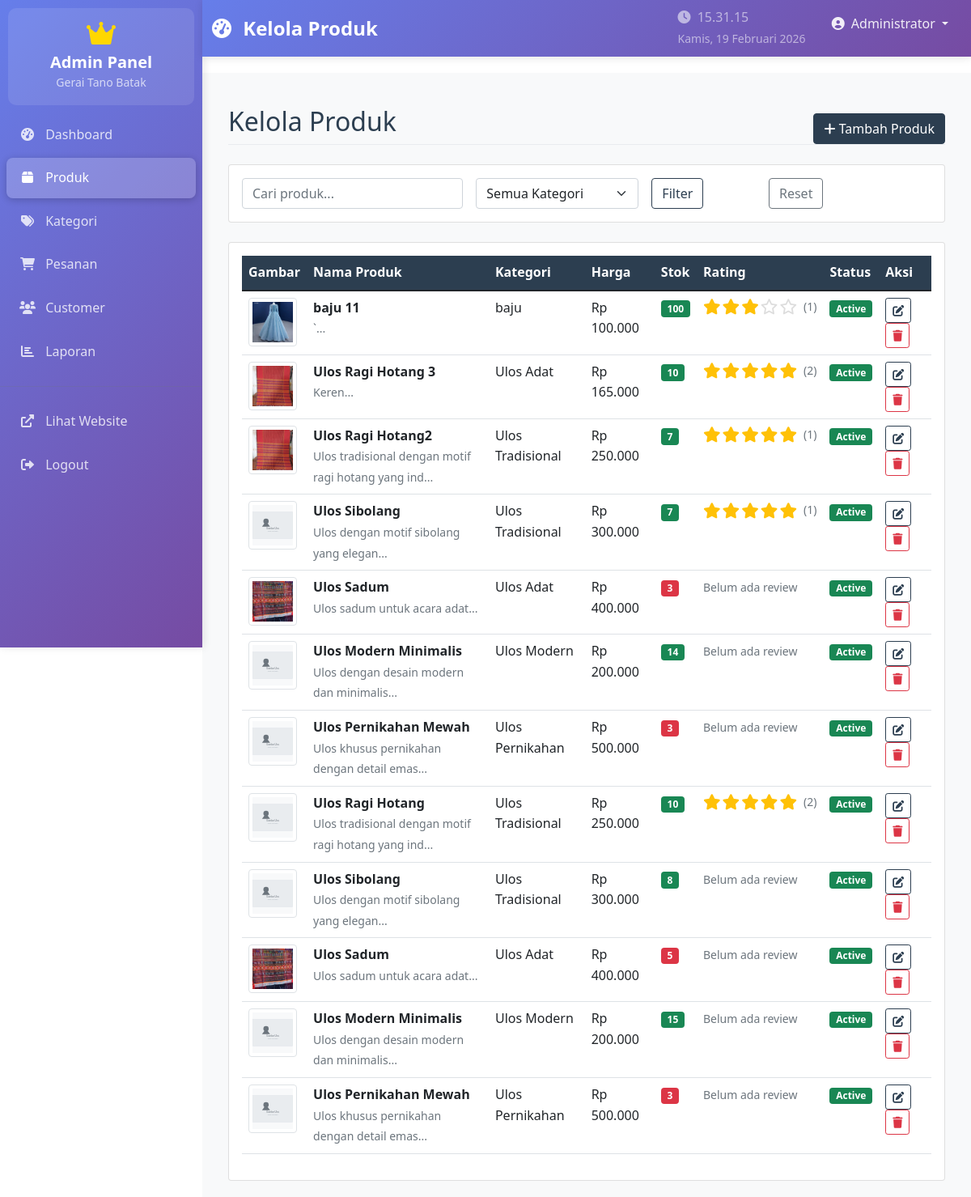
/admin/products.php (signed in), run on the app's committed database.
### tables this page shows
CREATE TABLE `products` (
  `id` int(11) NOT NULL AUTO_INCREMENT,
  `name` varchar(200) NOT NULL,
  `description` text DEFAULT NULL,
  `price` decimal(10,2) NOT NULL,
  `stock` int(11) DEFAULT 0,
  `category_id` int(11) DEFAULT NULL,
  `image` varchar(255) DEFAULT NULL,
  `status` enum('active','inactive') DEFAULT 'active',
  `created_at` timestamp NOT NULL DEFAULT current_timestamp(),
  PRIMARY KEY (`id`),
  KEY `category_id` (`category_id`),
  CONSTRAINT `products_ibfk_1` FOREIGN KEY (`category_id`) REFERENCES `categories` (`id`)
);

CREATE TABLE `categories` (
  `id` int(11) NOT NULL AUTO_INCREMENT,
  `name` varchar(100) NOT NULL,
  `description` text DEFAULT NULL,
  `created_at` timestamp NOT NULL DEFAULT current_timestamp(),
  PRIMARY KEY (`id`)
);

### admin/products.php (the view, shortened to what this page needs)
<?php
require_once '../includes/config.php';
$search = isset($_GET['search']) ? clean_input($_GET['search']) : '';
$where_conditions = [];
$params = [];
$where_clause = !empty($where_conditions) ? 'WHERE ' . implode(' AND ', $where_conditions) : '';
$sql = "SELECT p.*, c.name as category_name,
               COALESCE(AVG(pr.rating), 0) as avg_rating,
               COUNT(pr.id) as review_count
        FROM products p
        LEFT JOIN categories c ON p.category_id = c.id
        LEFT JOIN product_reviews pr ON p.id = pr.product_id
        $where_clause
        GROUP BY p.id
        ORDER BY p.created_at DESC";
$stmt = $pdo->prepare($sql);
$stmt->execute($params);
$products = $stmt->fetchAll();
include 'includes/header.php';
?>
<div class="d-flex justify-content-between align-items-center mb-4 page-header">
    <h2>Kelola Produk</h2>
    <button class="btn btn-primary btn-add-product" data-bs-toggle="modal" data-bs-target="#addProductModal">
        <i class="fas fa-plus"></i> Tambah Produk
    </button>
</div>
<div class="card mb-4">
    <div class="card-body">
        <form method="GET" class="row g-3">
            <div class="col-md-4">
                <input type="text" class="form-control" name="search" placeholder="Cari produk..."
                       value="<?php echo htmlspecialchars($search); ?>">
            </div>
            <div class="col-md-3">
                <select class="form-select" name="category">
                    <option value="">Semua Kategori</option>
                </select>
            </div>
            <div class="col-md-2">
                <button type="submit" class="btn btn-outline-primary">Filter</button>
            </div>
            <div class="col-md-2">
                <a href="products.php" class="btn btn-outline-secondary">Reset</a>
            </div>
        </form>
    </div>
</div>
<div class="card">
    <div class="card-body">
        <div class="table-responsive">
            <table class="table table-hover">
                <thead>
                    <tr>
                        <th>Gambar</th>
                        <th>Nama Produk</th>
                        <th>Kategori</th>
                        <th>Harga</th>
                        <th>Stok</th>
                        <th>Rating</th>
                        <th>Status</th>
                        <th>Aksi</th>
                    </tr>
                </thead>
                <tbody>
                    <?php foreach($products as $product): ?>
                    <tr>
                        <td>
                            <img src="<?php echo $product['image'] ? '../uploads/' . $product['image'] : '../assets/images/no-image.svg'; ?>"
                                 class="img-thumbnail" style="width: 60px; height: 60px; object-fit: cover;"
                                 alt="<?php echo htmlspecialchars($product['name']); ?>"
                                 onerror="this.src='../assets/images/no-image.svg'">
                        </td>
                        <td>
                            <strong><?php echo htmlspecialchars($product['name']); ?></strong>
                            <br>
                            <small class="text-muted"><?php echo htmlspecialchars(substr($product['description'], 0, 50)) . '...'; ?></small>
                        </td>
                        <td><?php echo htmlspecialchars($product['category_name']); ?></td>
                        <td><?php echo format_rupiah($product['price']); ?></td>
                        <td>
                            <span class="badge <?php echo $product['stock'] <= 5 ? 'bg-danger' : 'bg-success'; ?>">
                                <?php echo $product['stock']; ?>
                            </span>
                        </td>
                        <td>
                            <?php if ($product['review_count'] > 0): ?>
                                <div class="d-flex align-items-center">
                                    <?php echo display_rating($product['avg_rating'], false); ?>
                                    <small class="text-muted ms-2">
                                        (<?php echo $product['review_count']; ?>)
                                    </small>
                                </div>
                            <?php else: ?>
                                <small class="text-muted">Belum ada review</small>
                            <?php endif; ?>
                        </td>
                        <td>
                            <span class="badge <?php echo $product['status'] == 'active' ? 'bg-success' : 'bg-secondary'; ?>">
                                <?php echo ucfirst($product['status']); ?>
                            </span>
                        </td>
                        <td>
                            <button class="btn btn-sm btn-outline-primary" onclick="editProduct(<?php echo htmlspecialchars(json_encode($product)); ?>)">
                                <i class="fas fa-edit"></i>
                            </button>
                            <form method="POST" class="d-inline" onsubmit="return confirm('Yakin ingin menghapus produk ini?')">
                                <button type="submit" name="delete_product" class="btn btn-sm btn-outline-danger">
                                    <i class="fas fa-trash"></i>
                                </button>
                            </form>
                        </td>
                    </tr>
                    <?php endforeach; ?>
                </tbody>
            </table>
        </div>
    </div>
</div>
<?php include 'includes/footer.php'; ?>

### includes/config.php (shortened to what this page needs)
<?php
function format_rupiah($angka) {
    return "Rp " . number_format($angka, 0, ',', '.');
}
function display_rating($rating, $show_number = true) {
    $output = '<div class="rating-stars">';
    for ($i = 1; $i <= 5; $i++) {
        if ($i <= $rating) {
            $output .= '<i class="fas fa-star star filled"></i>';
        } else {
            $output .= '<i class="far fa-star star"></i>';
        }
    }
    $output .= '</div>';
    return $output;
}
?>

### assets/css/style.css (style rules this page uses)
:root { --primary-color: #2c3e50; --secondary-color: #34495e; --accent-color: #e74c3c; --gold-color: #f39c12; --success-color: #27ae60; --danger-color: #e74c3c; --warning-color: #f39c12; --info-color: #3498db; --light-color: #ecf0f1; --dark-color: #2c3e50; --text-dark: #2c3e50; --text-light: #7f8c8d; --gradient-primary: linear-gradient(135deg, #667eea 0%, #764ba2 100%); --gradient-secondary: linear-gradient(135deg, #f093fb 0%, #f5576c 100%); --gradient-elegant: linear-gradient(135deg, #2c3e50 0%, #34495e 100%); --shadow-elegant: 0 10px 30px rgba(0, 0, 0, 0.1); --shadow-hover: 0 15px 40px rgba(0, 0, 0, 0.15); }
body { font-family: 'Segoe UI', Tahoma, Geneva, Verdana, sans-serif; line-height: 1.6; color: var(--text-dark); }
.page-header { border-bottom: 1px solid #e9ecef; margin-bottom: 2rem; }
.btn-primary { background-color: var(--primary-color); border-color: var(--primary-color); }
.btn-outline-primary { color: var(--primary-color); border-color: var(--primary-color); }
.badge { font-size: 0.75rem; }
.table th { border-top: none; background-color: var(--primary-color); color: white; }
.rating-stars { display: inline-flex; align-items: center; gap: 2px; }
.rating-stars .star { color: #ddd; font-size: 1.2rem; cursor: pointer; transition: color 0.2s ease; }
.rating-stars .star.filled { color: #ffc107; }

### admin/includes/header.php (style rules this page uses)
.page-header { margin-bottom: 25px; padding-top: 10px; }
.btn-add-product { margin-top: 10px; }

### data on the page
products: image (picture), name "baju 11", description "`", category.name "baju", price "Rp 100.000", stock "100", review_count "1", status "Active"
products: image (picture), name "Ulos Ragi Hotang 3", description "Keren", category.name "Ulos Adat", price "Rp 165.000", stock "10", review_count "2", status "Active"
products: image (picture), name "Ulos Ragi Hotang2", description "Ulos tradisional dengan motif ragi hotang yang ind", category.name "Ulos Tradisional", price "Rp 250.000", stock "7", review_count "1", status "Active"
products: name "Ulos Sibolang", description "Ulos dengan motif sibolang yang elegan", category.name "Ulos Tradisional", price "Rp 300.000", stock "7", review_count "1", status "Active"
products: image (picture), name "Ulos Sadum", description "Ulos sadum untuk acara adat", category.name "Ulos Adat", price "Rp 400.000", stock "3", shows "Belum ada review", status "Active"
products: name "Ulos Modern Minimalis", description "Ulos dengan desain modern dan minimalis", category.name "Ulos Modern", price "Rp 200.000", stock "14", shows "Belum ada review", status "Active"
products: name "Ulos Pernikahan Mewah", description "Ulos khusus pernikahan dengan detail emas", category.name "Ulos Pernikahan", price "Rp 500.000", stock "3", shows "Belum ada review", status "Active"
products: name "Ulos Ragi Hotang", description "Ulos tradisional dengan motif ragi hotang yang ind", category.name "Ulos Tradisional", price "Rp 250.000", stock "10", review_count "2", status "Active"
products: name "Ulos Sibolang", description "Ulos dengan motif sibolang yang elegan", category.name "Ulos Tradisional", price "Rp 300.000", stock "8", shows "Belum ada review", status "Active"
products: image (picture), name "Ulos Sadum", description "Ulos sadum untuk acara adat", category.name "Ulos Adat", price "Rp 400.000", stock "5", shows "Belum ada review", status "Active"
products: name "Ulos Modern Minimalis", description "Ulos dengan desain modern dan minimalis", category.name "Ulos Modern", price "Rp 200.000", stock "15", shows "Belum ada review", status "Active"
products: name "Ulos Pernikahan Mewah", description "Ulos khusus pernikahan dengan detail emas", category.name "Ulos Pernikahan", price "Rp 500.000", stock "3", shows "Belum ada review", status "Active"

### other printed values
$page_title "Kelola Produk"
$_SESSION['full_name'] "Administrator"
